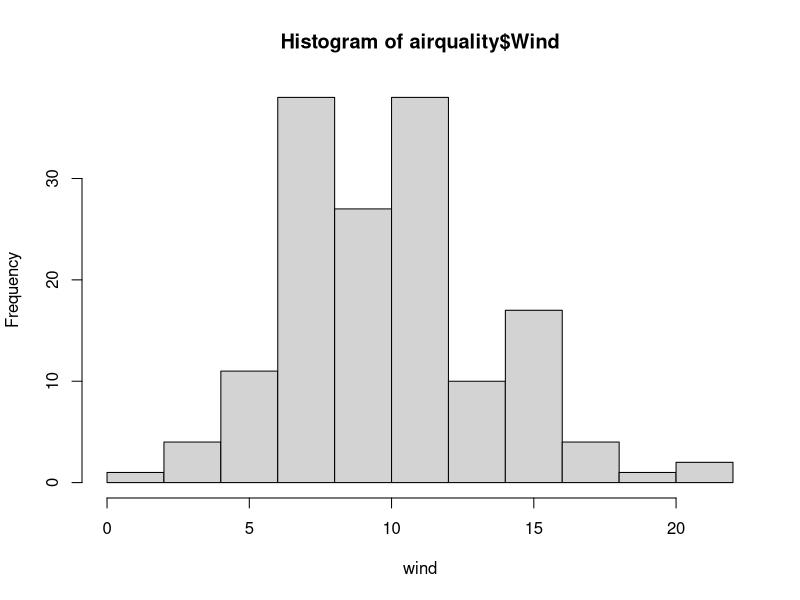
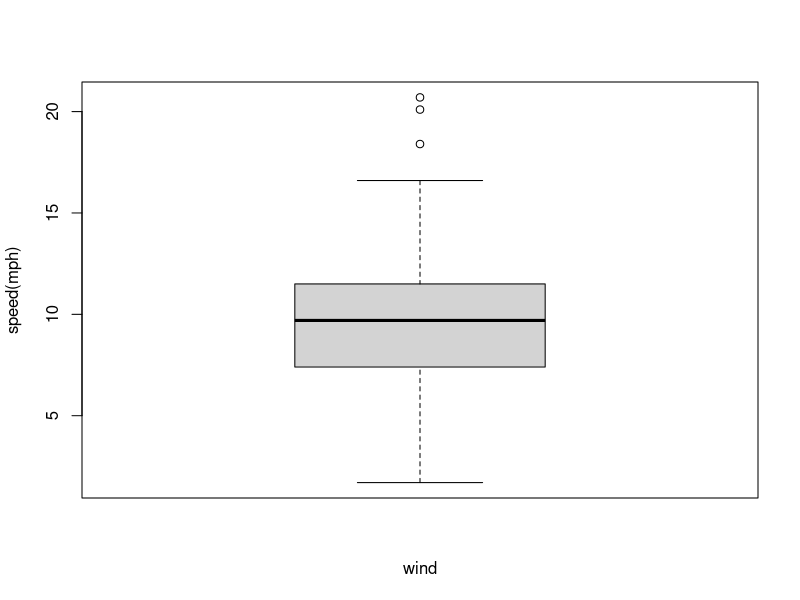
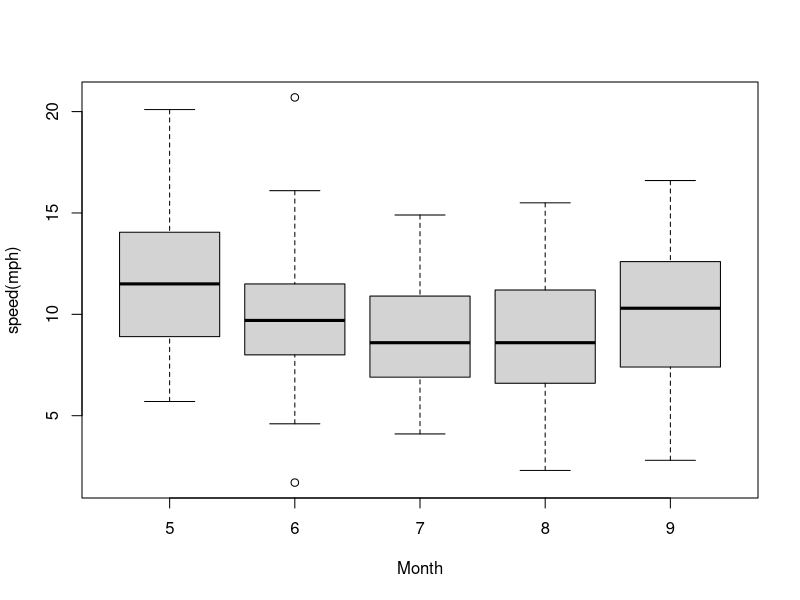
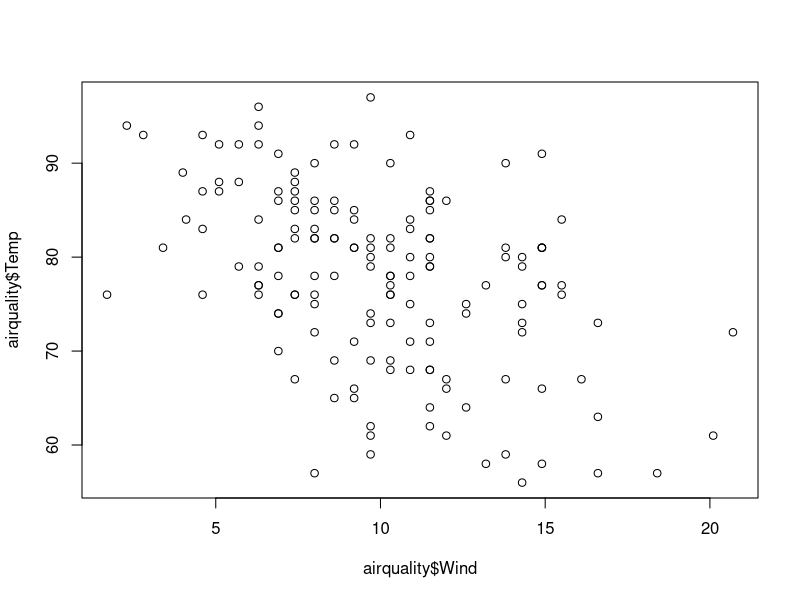
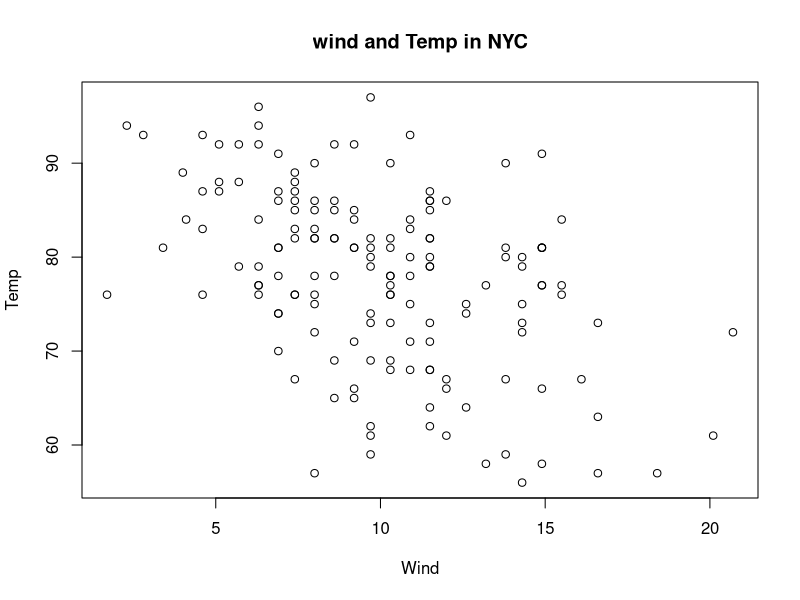
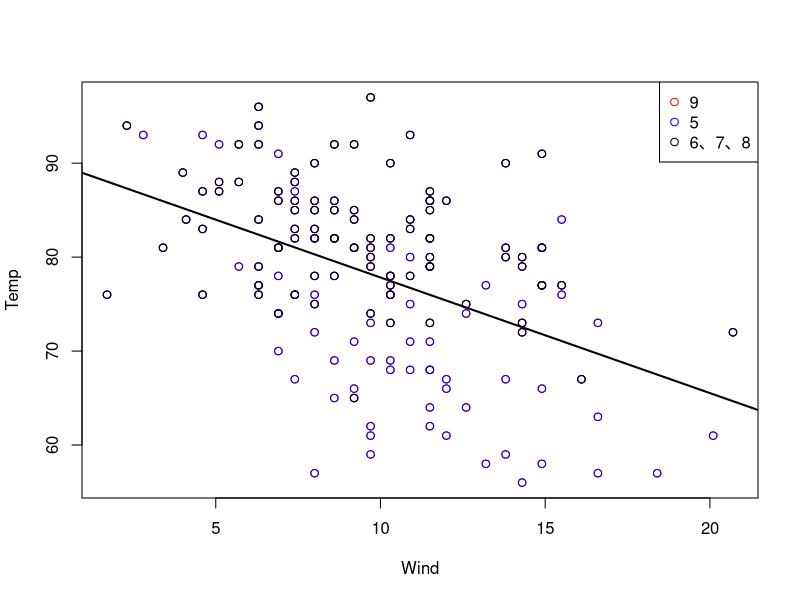
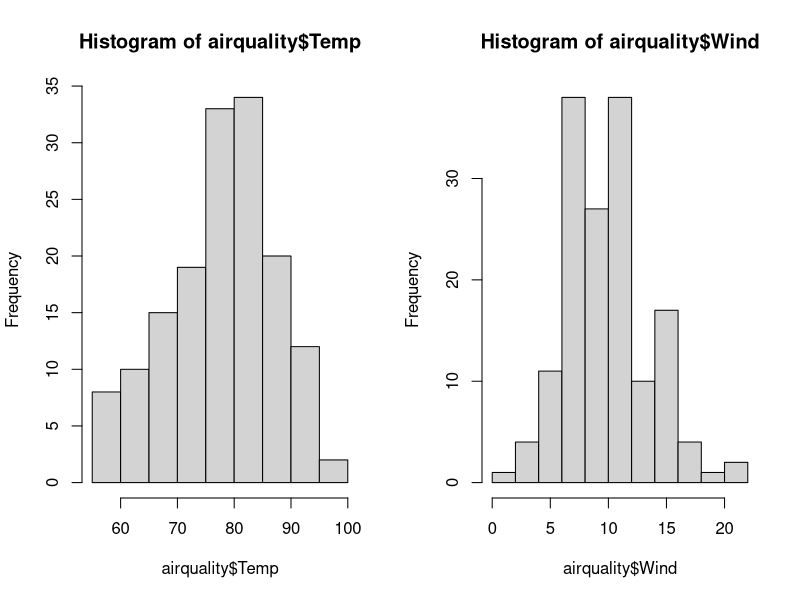
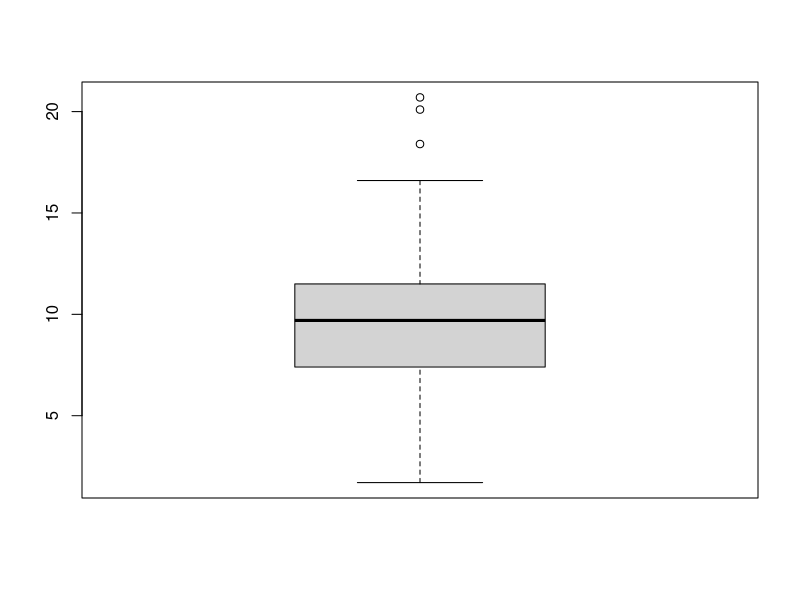

Here is the R script that generated these plots, in order:
hist(airquality$Wind,xlab="wind")
boxplot(airquality$Wind,xlab="wind",ylab="speed(mph)")
boxplot(Wind~Month,airquality,xlab="Month",ylab="speed(mph)")
plot(airquality$Wind,airquality$Temp)
with(airquality,plot(Wind,Temp))
title(main="wind and Temp in NYC")
with(airquality,plot(Wind,Temp,type="n"))
with(subset(airquality,Month=9),points(Wind,Temp,col="red"))
with(subset(airquality,Month=5),points(Wind,Temp,col="blue"))
with(subset(airquality,Month %in% c(6,7,8)),points(Wind,Temp,col="black"))
fit <- lm(Temp ~ Wind,airquality)
abline(fit,lwd=2)
legend("topright",pch=1,col=c("red","blue","black"),legend = c("9","5","6、7、8"))
par("bg")
par("col")
par("mar")
par("mfrow")
par("mfcol")
?par
par(mfrow=c(1,2))
hist(airquality$Temp)
hist(airquality$Wind)
par(mfrow=c(1,1))
boxplot(airquality$Wind)
par(mfcol=c(2,1))
boxplot(airquality$Temp)
boxplot(airquality$Wind)
